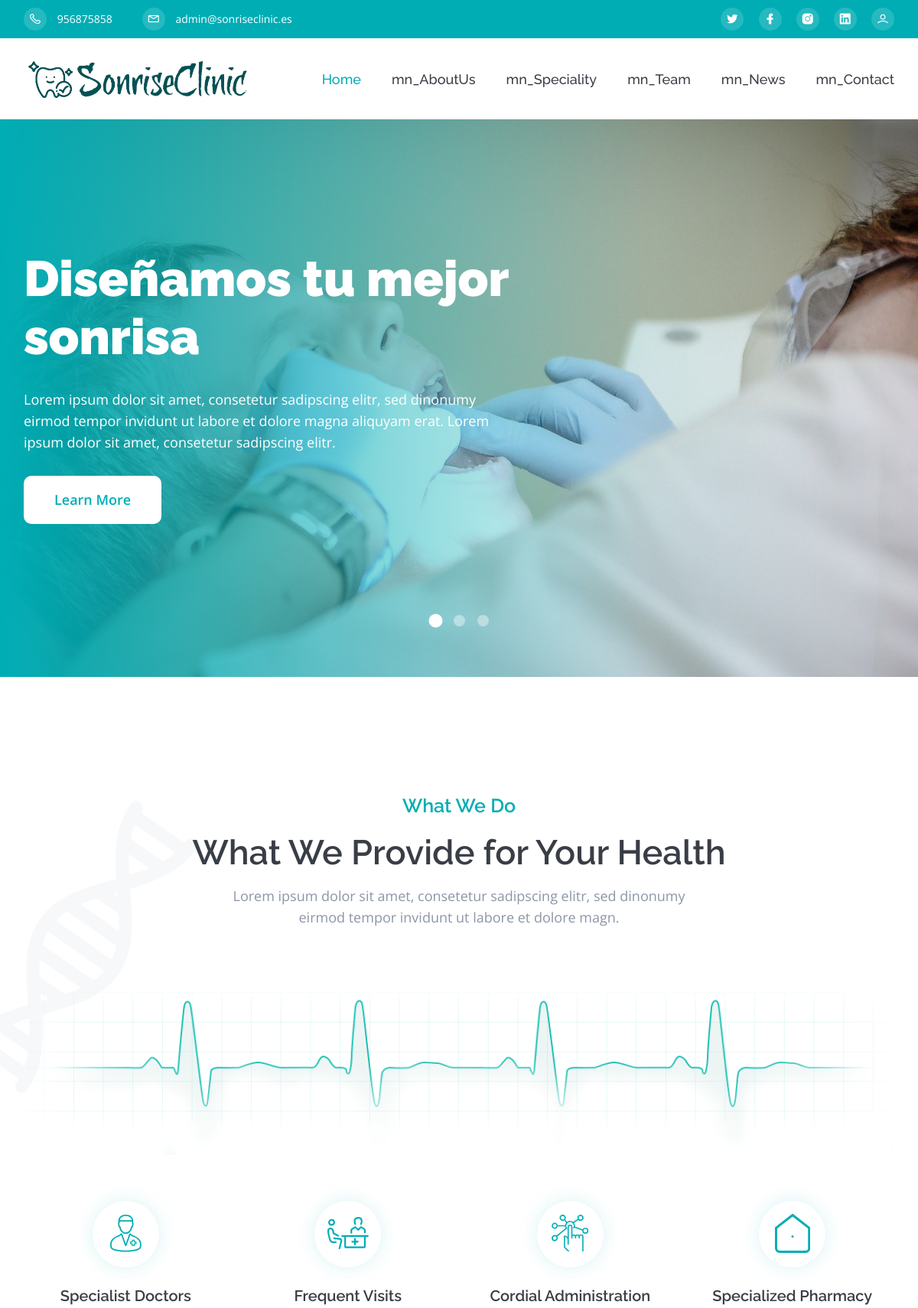
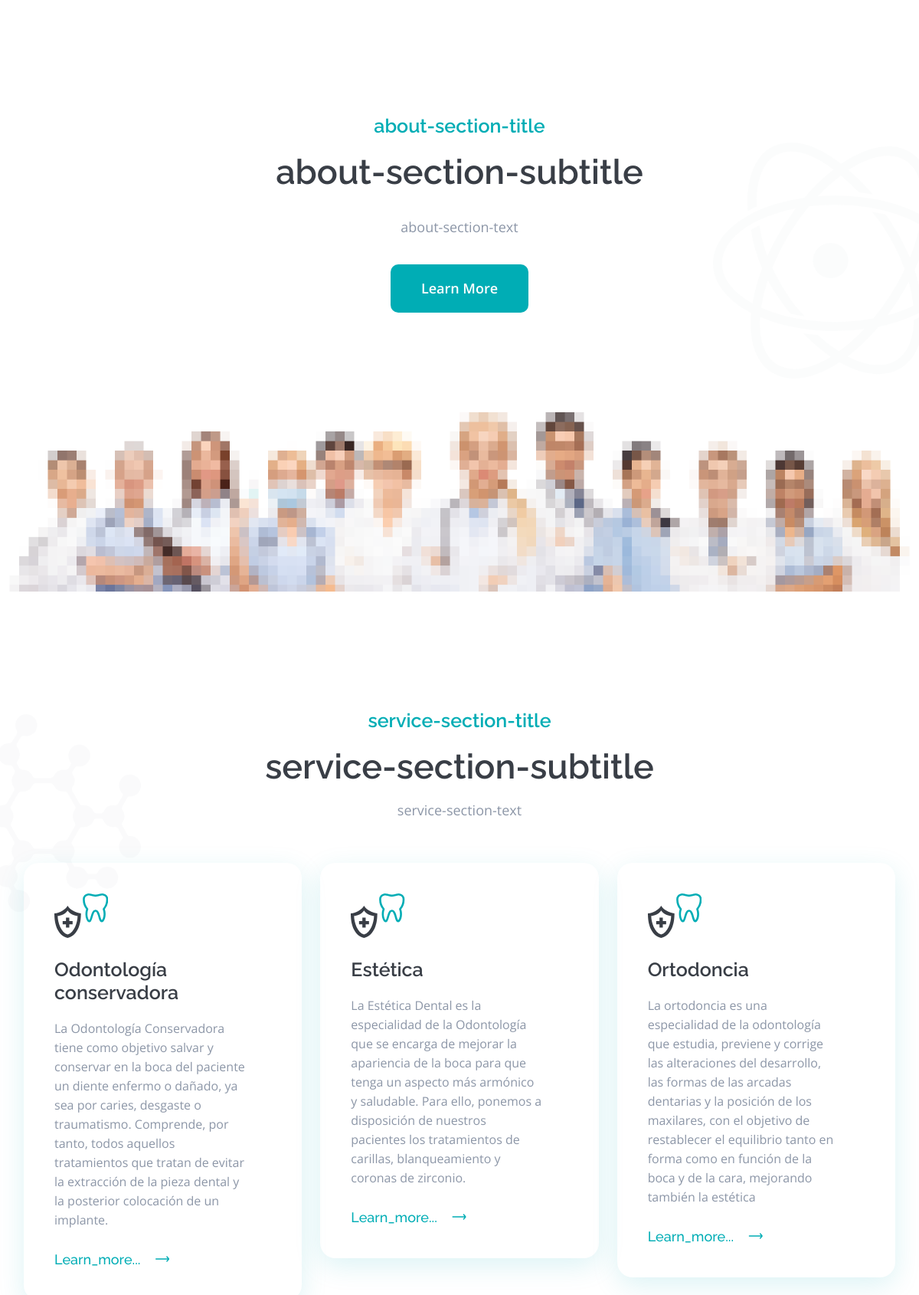
The page / (upper part) on the database its author committed (2 pictures, top to bottom).
### tables this page shows
CREATE TABLE `settings` (
  `id` int(9) NOT NULL,
  `type` varchar(10) NOT NULL,
  `label` varchar(25) NOT NULL,
  `value` varchar(255) NOT NULL
);

CREATE TABLE `blocks` (
  `id` int(9) NOT NULL,
  `id_page` int(9) NOT NULL,
  `name` varchar(56) NOT NULL,
  `block` varchar(56) NOT NULL,
  `order_n` int(9) NOT NULL,
  `title` varchar(56) DEFAULT NULL,
  `subtitle` varchar(56) DEFAULT NULL,
  `text` varchar(56) DEFAULT NULL
);

CREATE TABLE `treatmentscategories` (
  `id` int(1) NOT NULL,
  `name` varchar(100) NOT NULL,
  `info` text NOT NULL,
  `image` varchar(300) NOT NULL
);

### includes/sessions.php (called while the page is built, shortened)
<?php
if (isset($_SESSION['lang'])) {
    $lang = $_SESSION['lang'];
} else {
    $lang = null;
}
function isAuthenticated()
{
    if (isset($_SESSION['autentificado'])) {
        return $_SESSION['autentificado'];
    } else return FALSE;
}

### includes/class.data.php (called while the page is built, shortened)
<?php
class DataBase
{
    var $connection;
    public function __construct()
    {
        if (DB_PASS == NULL)
            $this->connection = mysqli_connect(DB_SERVER, DB_USER, DB_NAME);
        else
            $this->connection = mysqli_connect(DB_SERVER, DB_USER, DB_PASS, DB_NAME);
        return true;
    }
    public function send($sql, $type = 'ARRAY')
    {
        $result = mysqli_query($this->connection, $sql) or die(mysqli_error($this->connection));
        $return = array();
        if ($type == 'ARRAY')
            while (($return[] = mysqli_fetch_array($result))) {
            }
        else {
            while (($return[] = mysqli_fetch_assoc($result))) {
            }
        }
        if (count($return) > 1)
            unset($return[count($return) - 1]);
        else
            $return = FALSE;
        return $return;
    }
    public function select($table, $where, $type = 'ARRAY')
    {
        $sql = "SELECT * FROM " . $table . " WHERE " . $where;
        $result = mysqli_query($this->connection, $sql);
        $return = array();
        if ($type == 'ARRAY')
            while (($return[] = mysqli_fetch_array($result))) {
            }
        else
            while (($return[] = mysqli_fetch_assoc($result))) {
            }
        if (count($return) > 1)
            unset($return[count($return) - 1]);
        else
            $return = FALSE;
        return $return;
    }
}

### includes/functions.php (called while the page is built, shortened)
<?php
function __($str, $lang = null)
{
	if (!isset($lang)) :
		$lang = "es";
	endif;
	return $str;
}

### blocks/service-section.php (the view, shortened to what this page needs)
<?php
$db = new DataBase();
$result = $db->select("blocks", "id = " . $block["id"]);
?>
<section id="services" class="service-section pt-150">
	<div class="shape shape-3">
		<img src="assets/img/shapes/shape-3.svg" alt="">
	</div>
	<div class="container">
		<div class="row">
			<div class="col-xl-8 mx-auto">
				<div class="section-title text-center mb-55">
					<span class="wow fadeInDown" data-wow-delay=".2s"><?= __($result[0]["title"], $lang) ?></span>
					<h2 class="mb-15 wow fadeInUp" data-wow-delay=".4s"><?= __($result[0]["subtitle"], $lang) ?></h2>
					<p class="wow fadeInUp" data-wow-delay=".6s"><?= __($result[0]["text"], $lang) ?></p>
				</div>
			</div>
		</div>
		<div class="row">
			<?php
			$recordset = $db->send("SELECT * FROM treatmentscategories;"); ?>
			<?php foreach ($recordset as $specialty) : ?>
				<div class="col-lg-4 col-md-6">
					<div class="service-item mb-30">
						<div class="service-icon mb-25">
						</div>
						<div class="service-content">
							<h4><?= $specialty['name'] ?></h4>
							<p style="overflow: hidden; text-overflow: ellipsis; width: 250px;"><?= $specialty['info'] ?></p>
							<a href="../categorieInterventions.php?categorie=<?= $specialty['id'] ?>" class="read-more"><?= __('Learn_more', $lang) ?>... <i class="lni lni-arrow-right"></i></a>
						</div>
					</div>
				</div>
			<?php endforeach; ?>
		</div>
	</div>
</section>

### index.php (shortened to what this page needs)
<?php
include("includes/functions.php");
include("includes/sessions.php");
$PG_NAME = "Home";
?>
<!DOCTYPE html>
<html lang="<?= $lang ?>">
<?php require "sections/head.php"; ?>
<body>
  <?php
  if (isAuthenticated()) :
    include "sections/header.php";
    include "includes/blocks.php";
    include "sections/footer.php";
  else :
    include "sections/header.php";
    include "includes/blocks.php";
  endif;
  ?>
</body>
</html>

### sections/head.php (shortened to what this page needs)
<head>
  <link rel="stylesheet" href="assets/css/bootstrap-5.0.5-alpha.min.css">
  <link rel="stylesheet" href="assets/css/LineIcons.2.0.css">
  <link rel="stylesheet" href="assets/css/animate.css">
  <link rel="stylesheet" href="assets/css/tiny-slider.css">
  <link rel="stylesheet" href="assets/css/main.css">
</head>

### sections/header.php (shortened to what this page needs)
<header id="home" class="header">
  <div class="header-wrapper">
    <div class="header-top theme-bg">
      <div class="container">
        <div class="row">
          <div class="col-md-8">
            <?php
            $db = new DataBase();
            $phone = $db->select("settings", "label ='lni lni-phone'");
            $mail = $db->select("settings", "label ='lni lni-envelope'");
            ?>
            <div class="header-top-left text-center text-md-left">
              <ul>
                <li><a href="#"><i class="lni lni-phone"></i> <?= isset($phone) ? $phone[0]["value"] : "" ?></a></li>
                <li><a href="#"><i class="lni lni-envelope"></i> <?= isset($mail) ? $mail[0]["value"] : "" ?></a></li>
              </ul>
            </div>
          </div>
          <div class="col-md-4">
            <div class="header-top-right d-none d-md-block">
              <ul>
                <?php
                $db = new DataBase();
                $social = $db->send("SELECT * FROM settings WHERE type = 'social' AND value<>'';");
                if (!empty($social)) :
                  foreach ($social as $key) : ?>
                    <li class="nav-item">
                      <a href="<?= $key['value'] ?>">
                        <i class="<?= $key['label'] ?>"></i>
                      </a>
                    </li>
                <?php endforeach;
                endif;
                ?>
                <li class="nav-item">
                  <?php if (!isAuthenticated()) : ?>
                    <a href="login.php">
                      <i class="lni lni-user"></i>
                    </a>
                  <?php else : ?>
                    <a href="logout.php">
                      <i class="lni lni-close"></i>
                    </a>
                  <?php endif; ?>
                </li>
              </ul>
            </div>
          </div>
        </div>
      </div>
    </div>
    <div class="navbar-area">
      <div class="container">
        <div class="row">
          <div class="col-lg-12">
            <div class="navbar navbar-expand-lg">
              <a class="navbar-brand" href="index.php">
                <img src="assets/img/logo/logo-dark.png" alt="Logo">
              </a>
              <?php
              if ($_SERVER['PHP_SELF'] == "/index.php") :
                $href = "";
              else :
                $href = "index.php";
              endif;
              if (!isAuthenticated()) :
              ?>
                <nav class="collapse navbar-collapse sub-menu-bar" id="navbarSupportedContent">
                  <ul id="nav" class="navbar-nav ml-auto">
                    <li class="nav-item active">
                      <a class="active" href="<?= $href ?>#home">Home</a>
                    </li>
                    <li class="nav-item">
                      <a href="<?= $href ?>#about"><?= __('mn_AboutUs', $lang) ?></a>
                    </li>
                    <li class="nav-item">
                      <a href="<?= $href ?>#services"><?= __('mn_Speciality', $lang) ?></a>
                    </li>
                    <li class="nav-item">
                      <a href="<?= $href ?>#team"><?= __('mn_Team', $lang) ?></a>
                    </li>
                    <li class="nav-item">
                      <a href="<?= $href ?>#blog"><?= __('mn_News', $lang) ?></a>
                    </li>
                    <li class="nav-item">
                      <a href="<?= $href ?>#contact"><?= __('mn_Contact', $lang) ?></a>
                    </li>
                  </ul>
                </nav>
              <?php endif ?>
            </div>
          </div>
        </div>
      </div>
    </div>
  </div>
</header>

### includes/blocks.php (shortened to what this page needs)
<?php
$db = new DataBase();
$sql = "SELECT * FROM pages a INNER JOIN blocks b ON a.id = b.id_page WHERE a.page = '" . $PG_NAME . "' ORDER BY order_n ASC";
$blocks = $db->send($sql);
foreach ($blocks as $block) :
    include "blocks/" . $block['block'] . ".php";
endforeach;

### blocks/slider-section.php (shortened to what this page needs)
<div class="slider-wrapper">
  <section class="slider-section">
    <div class="slider-active slick-style">
      <div class="single-slider img-bg" style="background-image:url('assets/img/slider/slider-1a.jpg');">
        <div class="container">
          <div class="row">
            <div class="col-xl-7 col-lg-8 col-md-10">
              <div class="slider-content">
                <h1 data-animation="fadeInDown" data-duration="1.5s" data-delay=".5s">Diseñamos tu mejor sonrisa
                </h1>
                <p data-animation="fadeInLeft" data-duration="1.5s" data-delay=".7s">Lorem ipsum
                  dolor sit amet, consetetur sadipscing elitr, sed dinonumy eirmod tempor invidunt
                  ut labore et dolore magna aliquyam erat. Lorem ipsum dolor sit amet, consetetur
                  sadipscing elitr.</p>
                <a href="#about" class="btn theme-btn page-scroll" data-animation="fadeInUp" data-duration="1.5s" data-delay=".9s">Learn More</a>
              </div>
            </div>
          </div>
        </div>
      </div>
    </div>
  </section>
</div>

### blocks/we-do-section.php (shortened to what this page needs)
<section class="we-do-section pt-150">
  <div class="shape shape-1">
    <img src="assets/img/shapes/shape-1.svg" alt="">
  </div>
  <div class="container">
    <div class="row">
      <div class="col-xl-8 mx-auto">
        <div class="section-title text-center mb-55">
          <span class="wow fadeInDown" data-wow-delay=".2s">What We Do</span>
          <h2 class="mb-15 wow fadeInUp" data-wow-delay=".4s">What We Provide for Your Health</h2>
          <p class="wow fadeInUp" data-wow-delay=".6s">Lorem ipsum dolor sit amet, consetetur sadipscing elitr, sed
            dinonumy <br class="d-none d-lg-block"> eirmod tempor invidunt ut labore et dolore magn.</p>
        </div>
      </div>
    </div>
    <div class="row">
      <div class="col-xl-12">
        <div class="graph mb-60">
          <img src="assets/img/we-do/graph-img.svg" alt="">
        </div>
      </div>
      <div class="col-lg-3">
        <div class="we-do-item mb-30">
          <div class="we-do-icon mb-25">
          </div>
          <h5>Specialist Doctors</h5>
        </div>
      </div>
      <div class="col-lg-3">
        <div class="we-do-item mb-30">
          <div class="we-do-icon mb-25">
          </div>
          <h5>Frequent Visits</h5>
        </div>
      </div>
      <div class="col-lg-3">
        <div class="we-do-item mb-30">
          <div class="we-do-icon mb-25">
          </div>
          <h5>Cordial Administration</h5>
        </div>
      </div>
      <div class="col-lg-3">
        <div class="we-do-item mb-30">
          <div class="we-do-icon mb-25">
          </div>
          <h5>Specialized Pharmacy</h5>
        </div>
      </div>
    </div>
  </div>
</section>

### blocks/about-section.php (shortened to what this page needs)
<?php
$db = new DataBase();
$result = $db->select("blocks", "id = " . $block["id"]);
?>
<section id="about" class="about-section pt-120">
	<div class="shape shape-2">
		<img src="assets/img/shapes/shape-2.svg" alt="">
	</div>
	<div class="container">
		<div class="row">
			<div class="col-xl-10 col-lg-11 mx-auto">
				<div class="about-content text-center mb-55">
					<div class="section-title mb-30">
						<span class="wow fadeInDown" data-wow-delay=".2s"><?= __($result[0]["title"], $lang) ?></span>
						<h2 class="mb-15 wow fadeInUp" data-wow-delay=".4s"><?= __($result[0]["subtitle"], $lang) ?></h2>
					</div>
					<p class="mb-35 wow fadeInUp" data-wow-delay=".6s"><?= __($result[0]["text"], $lang) ?></p>
					<a href="#" class="btn theme-btn wow fadeInUp" data-wow-delay=".8s">Learn More</a>
				</div>
			</div>
		</div>
	</div>
	<div class="about-img text-center">
		<img src="assets/img/about/about-img.png" alt="">
	</div>
</section>

### assets/css/tiny-slider.css (style rules this page uses)
.tns-slider { -webkit-transition:all 0s; -moz-transition:all 0s; transition:all 0s }
.tns-slider>.tns-item { -webkit-box-sizing:border-box; -moz-box-sizing:border-box; box-sizing:border-box }
.tns-horizontal.tns-subpixel { white-space:nowrap }
.tns-horizontal.tns-subpixel>.tns-item { display:inline-block; vertical-align:top; white-space:normal }

### rows shown on the page
settings: value "956875858"
settings: value "admin@sonriseclinic.es"
blocks: title "about-section-title", subtitle "about-section-subtitle", text "about-section-text"
blocks: title "service-section-title", subtitle "service-section-subtitle", text "service-section-text"
treatmentscategories: name "Odontología conservadora", info "La Odontología Conservadora tiene como objetivo salvar y conservar en la boca del paciente un diente enfermo o dañado, ya sea por caries, desgaste o traumatismo. Comprende, por tanto, todos aquellos tratamientos que tratan de evitar la extracción de la pieza dental y la posterior colocación de un implante."
treatmentscategories: name "Estética", info "La Estética Dental es la especialidad de la Odontología que se encarga de mejorar la apariencia de la boca para que tenga un aspecto más armónico y saludable. Para ello, ponemos a disposición de nuestros pacientes los tratamientos de carillas, blanqueamiento y coronas de zirconio."
treatmentscategories: name "Ortodoncia", info "La ortodoncia es una especialidad de la odontología que estudia, previene y corrige las alteraciones del desarrollo, las formas de las arcadas dentarias y la posición de los maxilares, con el objetivo de restablecer el equilibrio tanto en forma como en función de la boca y de la cara, mejorando también la estética"

### other values the page prints
__('mn_AboutUs', $lang) "mn_AboutUs"
__('mn_Speciality', $lang) "mn_Speciality"
__('mn_Team', $lang) "mn_Team"
__('mn_News', $lang) "mn_News"
__('mn_Contact', $lang) "mn_Contact"
